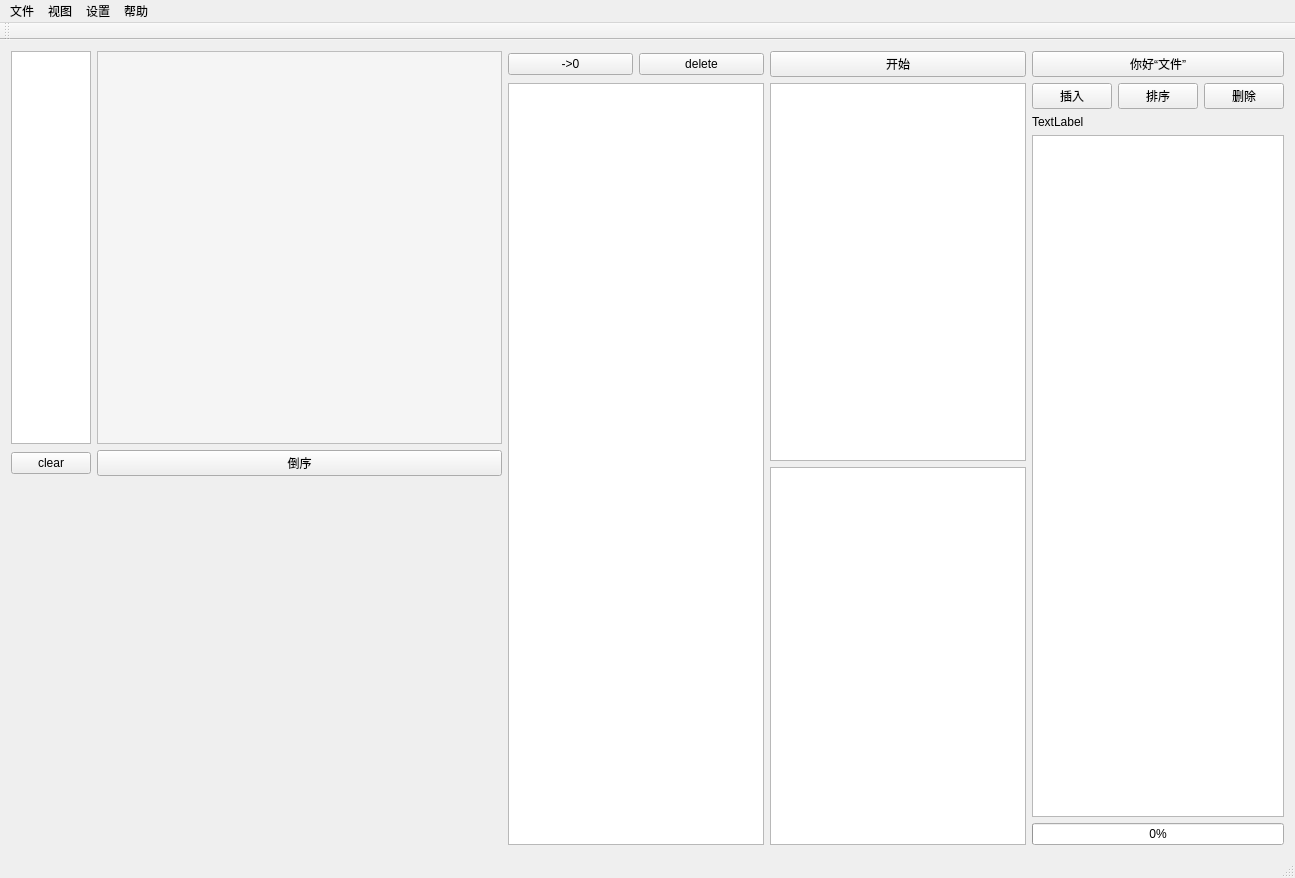
<?xml version="1.0" encoding="UTF-8"?>
<ui version="4.0">
 <class>QtWidgetsApplicationClass</class>
 <widget class="QMainWindow" name="QtWidgetsApplicationClass">
  <property name="geometry">
   <rect>
    <x>0</x>
    <y>0</y>
    <width>1295</width>
    <height>878</height>
   </rect>
  </property>
  <property name="windowTitle">
   <string>界面程序-胡滨鸿-8.26</string>
  </property>
  <widget class="QWidget" name="centralWidget">
   <layout class="QGridLayout" name="gridLayout_2">
    <item row="0" column="0" rowspan="4">
     <layout class="QGridLayout" name="gridLayout">
      <item row="0" column="0">
       <widget class="QListWidget" name="listWidget">
        <property name="sizePolicy">
         <sizepolicy hsizetype="Ignored" vsizetype="MinimumExpanding">
          <horstretch>0</horstretch>
          <verstretch>0</verstretch>
         </sizepolicy>
        </property>
       </widget>
      </item>
      <item row="0" column="1">
       <widget class="QTableWidget" name="tableWidget">
        <property name="sizePolicy">
         <sizepolicy hsizetype="MinimumExpanding" vsizetype="MinimumExpanding">
          <horstretch>0</horstretch>
          <verstretch>0</verstretch>
         </sizepolicy>
        </property>
        <property name="styleSheet">
         <string notr="true">
						QTableView {
						background: #F5F5F5;
						color: #333333;
						selection-background-color: #d3d3d3;
						selection-color: #333333;
						gridline-color: #CCCCCC;
						}
						QTableView QTableCornerButton::section {
						background: #9FA0A8;
						border: 1px outset white;
						}
						QHeaderView::section {
						background: #9FA0A8;
						border: 1px outset white;
						color: #FFFFFF;
						}
					</string>
        </property>
       </widget>
      </item>
      <item row="1" column="1">
       <widget class="QPushButton" name="pushButton">
        <property name="sizePolicy">
         <sizepolicy hsizetype="MinimumExpanding" vsizetype="Fixed">
          <horstretch>0</horstretch>
          <verstretch>0</verstretch>
         </sizepolicy>
        </property>
        <property name="text">
         <string>倒序</string>
        </property>
       </widget>
      </item>
      <item row="1" column="0">
       <widget class="QPushButton" name="pushButton_clear">
        <property name="sizePolicy">
         <sizepolicy hsizetype="Fixed" vsizetype="Fixed">
          <horstretch>0</horstretch>
          <verstretch>0</verstretch>
         </sizepolicy>
        </property>
        <property name="text">
         <string>clear</string>
        </property>
       </widget>
      </item>
     </layout>
    </item>
    <item row="0" column="1">
     <widget class="QPushButton" name="pushButton_zero">
      <property name="sizePolicy">
       <sizepolicy hsizetype="Preferred" vsizetype="Fixed">
        <horstretch>0</horstretch>
        <verstretch>0</verstretch>
       </sizepolicy>
      </property>
      <property name="text">
       <string>-&gt;0</string>
      </property>
     </widget>
    </item>
    <item row="0" column="2">
     <widget class="QPushButton" name="pushButton_delete">
      <property name="sizePolicy">
       <sizepolicy hsizetype="Preferred" vsizetype="Fixed">
        <horstretch>0</horstretch>
        <verstretch>0</verstretch>
       </sizepolicy>
      </property>
      <property name="text">
       <string>delete</string>
      </property>
     </widget>
    </item>
    <item row="0" column="3" rowspan="6">
     <layout class="QVBoxLayout" name="verticalLayout_2">
      <item>
       <widget class="QPushButton" name="pushButton_start">
        <property name="sizePolicy">
         <sizepolicy hsizetype="Preferred" vsizetype="Preferred">
          <horstretch>0</horstretch>
          <verstretch>0</verstretch>
         </sizepolicy>
        </property>
        <property name="text">
         <string>开始</string>
        </property>
       </widget>
      </item>
      <item>
       <widget class="QTextEdit" name="textEdit">
        <property name="sizePolicy">
         <sizepolicy hsizetype="Preferred" vsizetype="Expanding">
          <horstretch>0</horstretch>
          <verstretch>0</verstretch>
         </sizepolicy>
        </property>
       </widget>
      </item>
      <item>
       <widget class="QTextEdit" name="textEdit_2">
        <property name="sizePolicy">
         <sizepolicy hsizetype="Preferred" vsizetype="Expanding">
          <horstretch>0</horstretch>
          <verstretch>0</verstretch>
         </sizepolicy>
        </property>
       </widget>
      </item>
     </layout>
    </item>
    <item row="1" column="1" rowspan="5" colspan="2">
     <widget class="QTreeView" name="treeView">
      <property name="sizePolicy">
       <sizepolicy hsizetype="Preferred" vsizetype="Expanding">
        <horstretch>0</horstretch>
        <verstretch>0</verstretch>
       </sizepolicy>
      </property>
     </widget>
    </item>
    <item row="1" column="4">
     <widget class="QPushButton" name="pushButton_insert">
      <property name="sizePolicy">
       <sizepolicy hsizetype="Fixed" vsizetype="Fixed">
        <horstretch>0</horstretch>
        <verstretch>0</verstretch>
       </sizepolicy>
      </property>
      <property name="text">
       <string>插入</string>
      </property>
     </widget>
    </item>
    <item row="1" column="5">
     <widget class="QPushButton" name="pushButton_sort">
      <property name="sizePolicy">
       <sizepolicy hsizetype="Fixed" vsizetype="Fixed">
        <horstretch>0</horstretch>
        <verstretch>0</verstretch>
       </sizepolicy>
      </property>
      <property name="text">
       <string>排序</string>
      </property>
     </widget>
    </item>
    <item row="1" column="6">
     <widget class="QPushButton" name="pushButton_delete2">
      <property name="sizePolicy">
       <sizepolicy hsizetype="Fixed" vsizetype="Fixed">
        <horstretch>0</horstretch>
        <verstretch>0</verstretch>
       </sizepolicy>
      </property>
      <property name="text">
       <string>删除</string>
      </property>
     </widget>
    </item>
    <item row="3" column="4" rowspan="2" colspan="3">
     <widget class="QTableView" name="tableView">
      <property name="sizePolicy">
       <sizepolicy hsizetype="Preferred" vsizetype="Expanding">
        <horstretch>0</horstretch>
        <verstretch>0</verstretch>
       </sizepolicy>
      </property>
     </widget>
    </item>
    <item row="4" column="0" rowspan="2">
     <layout class="QVBoxLayout" name="verticalLayout"/>
    </item>
    <item row="5" column="4" colspan="3">
     <widget class="QProgressBar" name="progressBar">
      <property name="value">
       <number>0</number>
      </property>
     </widget>
    </item>
    <item row="0" column="4" colspan="3">
     <widget class="QPushButton" name="pushButton_hello">
      <property name="sizePolicy">
       <sizepolicy hsizetype="Preferred" vsizetype="Fixed">
        <horstretch>0</horstretch>
        <verstretch>0</verstretch>
       </sizepolicy>
      </property>
      <property name="text">
       <string>你好“文件”</string>
      </property>
     </widget>
    </item>
    <item row="2" column="4" colspan="3">
     <widget class="QLabel" name="label">
      <property name="sizePolicy">
       <sizepolicy hsizetype="Preferred" vsizetype="Fixed">
        <horstretch>0</horstretch>
        <verstretch>0</verstretch>
       </sizepolicy>
      </property>
      <property name="text">
       <string>TextLabel</string>
      </property>
     </widget>
    </item>
   </layout>
  </widget>
  <widget class="QMenuBar" name="menuBar">
   <property name="geometry">
    <rect>
     <x>0</x>
     <y>0</y>
     <width>1295</width>
     <height>23</height>
    </rect>
   </property>
   <widget class="QMenu" name="menu">
    <property name="title">
     <string>文件</string>
    </property>
   </widget>
   <widget class="QMenu" name="menu_2">
    <property name="title">
     <string>视图</string>
    </property>
    <addaction name="action"/>
   </widget>
   <widget class="QMenu" name="menu_3">
    <property name="title">
     <string>设置</string>
    </property>
   </widget>
   <widget class="QMenu" name="menu_4">
    <property name="title">
     <string>帮助</string>
    </property>
   </widget>
   <addaction name="menu"/>
   <addaction name="menu_2"/>
   <addaction name="menu_3"/>
   <addaction name="menu_4"/>
  </widget>
  <widget class="QToolBar" name="mainToolBar">
   <attribute name="toolBarArea">
    <enum>TopToolBarArea</enum>
   </attribute>
   <attribute name="toolBarBreak">
    <bool>false</bool>
   </attribute>
  </widget>
  <widget class="QStatusBar" name="statusBar"/>
  <action name="action">
   <property name="text">
    <string>打开新页面</string>
   </property>
  </action>
 </widget>
 <layoutdefault spacing="6" margin="11"/>
 <resources>
  <include location="QtWidgetsApplication.qrc"/>
 </resources>
 <connections/>
</ui>
